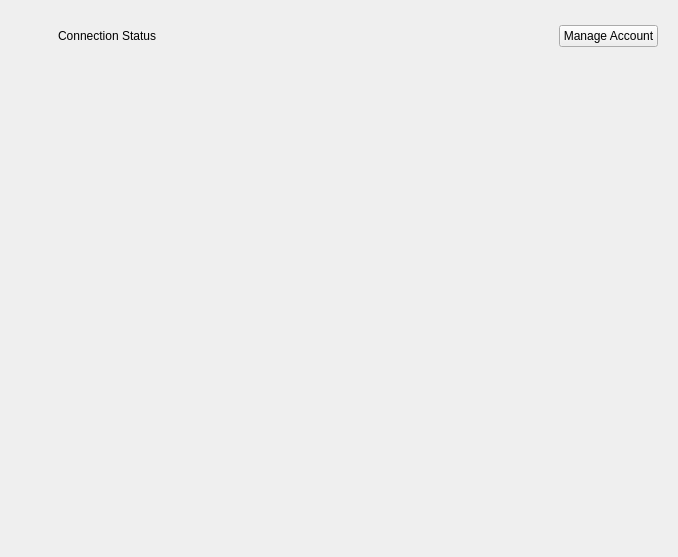
<?xml version="1.0" encoding="UTF-8"?>
<ui version="4.0">
 <class>OCC::AccountView</class>
 <widget class="QWidget" name="OCC::AccountView">
  <property name="geometry">
   <rect>
    <x>0</x>
    <y>0</y>
    <width>678</width>
    <height>557</height>
   </rect>
  </property>
  <property name="windowTitle">
   <string>Form</string>
  </property>
  <layout class="QVBoxLayout" name="verticalLayout_2">
   <item>
    <widget class="QWidget" name="accountStatus" native="true">
     <layout class="QHBoxLayout" name="horizontalLayout_4">
      <item>
       <widget class="QLabel" name="warningLabel">
        <property name="enabled">
         <bool>true</bool>
        </property>
        <property name="sizePolicy">
         <sizepolicy hsizetype="Fixed" vsizetype="Fixed">
          <horstretch>0</horstretch>
          <verstretch>0</verstretch>
         </sizepolicy>
        </property>
        <property name="minimumSize">
         <size>
          <width>32</width>
          <height>32</height>
         </size>
        </property>
        <property name="maximumSize">
         <size>
          <width>32</width>
          <height>32</height>
         </size>
        </property>
        <property name="text">
         <string/>
        </property>
        <property name="scaledContents">
         <bool>true</bool>
        </property>
       </widget>
      </item>
      <item>
       <widget class="QLabel" name="connectionStatusLabel">
        <property name="sizePolicy">
         <sizepolicy hsizetype="MinimumExpanding" vsizetype="Preferred">
          <horstretch>0</horstretch>
          <verstretch>0</verstretch>
         </sizepolicy>
        </property>
        <property name="text">
         <string notr="true">Connection Status</string>
        </property>
        <property name="textFormat">
         <enum>Qt::TextFormat::PlainText</enum>
        </property>
        <property name="wordWrap">
         <bool>true</bool>
        </property>
       </widget>
      </item>
      <item>
       <widget class="QPushButton" name="manageAccountButton">
        <property name="text">
         <string>Manage Account</string>
        </property>
       </widget>
      </item>
     </layout>
    </widget>
   </item>
   <item>
    <widget class="QStackedWidget" name="stackedWidget">
     <property name="sizePolicy">
      <sizepolicy hsizetype="Expanding" vsizetype="Expanding">
       <horstretch>0</horstretch>
       <verstretch>5</verstretch>
      </sizepolicy>
     </property>
     <property name="currentIndex">
      <number>1</number>
     </property>
     <widget class="QWidget" name="loadingPage">
      <layout class="QVBoxLayout" name="verticalLayout_4">
       <item>
        <spacer name="verticalSpacer_2">
         <property name="orientation">
          <enum>Qt::Orientation::Vertical</enum>
         </property>
         <property name="sizeHint" stdset="0">
          <size>
           <width>20</width>
           <height>40</height>
          </size>
         </property>
        </spacer>
       </item>
       <item>
        <widget class="QLabel" name="label">
         <property name="text">
          <string>Preparing the account</string>
         </property>
        </widget>
       </item>
       <item>
        <layout class="QHBoxLayout" name="horizontalLayout_6">
         <item>
          <widget class="QProgressIndicator" name="spinner" native="true"/>
         </item>
        </layout>
       </item>
       <item>
        <spacer name="verticalSpacer_3">
         <property name="orientation">
          <enum>Qt::Orientation::Vertical</enum>
         </property>
         <property name="sizeHint" stdset="0">
          <size>
           <width>20</width>
           <height>40</height>
          </size>
         </property>
        </spacer>
       </item>
      </layout>
     </widget>
     <widget class="OCC::AccountFolderView" name="accountFolderView">
      <property name="accessibleName">
       <string>Sync connections</string>
      </property>
     </widget>
    </widget>
   </item>
  </layout>
 </widget>
 <customwidgets>
  <customwidget>
   <class>QProgressIndicator</class>
   <extends>QWidget</extends>
   <header>QProgressIndicator.h</header>
   <container>1</container>
  </customwidget>
  <customwidget>
   <class>OCC::AccountFolderView</class>
   <extends>QWidget</extends>
   <header>gui/FoldersGui/accountfolderview.h</header>
   <container>1</container>
  </customwidget>
 </customwidgets>
 <resources/>
 <connections/>
</ui>
